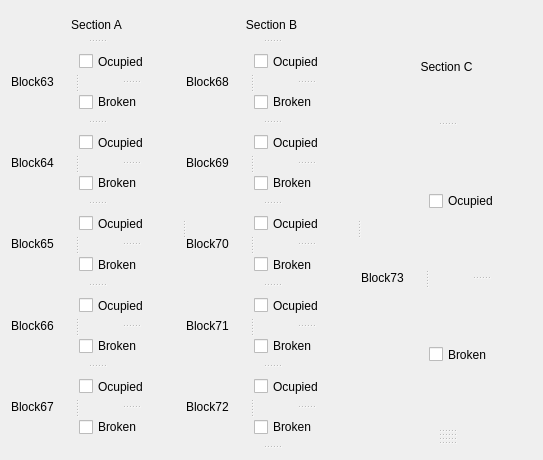
<?xml version="1.0" encoding="UTF-8"?>
<ui version="4.0">
 <class>InputDebug</class>
 <widget class="QWidget" name="InputDebug">
  <property name="geometry">
   <rect>
    <x>0</x>
    <y>0</y>
    <width>543</width>
    <height>460</height>
   </rect>
  </property>
  <property name="windowTitle">
   <string>CTC Input Test</string>
  </property>
  <layout class="QVBoxLayout" name="verticalLayout">
   <item>
    <widget class="QSplitter" name="splitter_52">
     <property name="orientation">
      <enum>Qt::Vertical</enum>
     </property>
     <widget class="QSplitter" name="splitter_51">
      <property name="orientation">
       <enum>Qt::Horizontal</enum>
      </property>
      <widget class="QSplitter" name="splitter_24">
       <property name="orientation">
        <enum>Qt::Vertical</enum>
       </property>
       <widget class="QLabel" name="label_6">
        <property name="text">
         <string>Section A</string>
        </property>
        <property name="alignment">
         <set>Qt::AlignCenter</set>
        </property>
       </widget>
       <widget class="QSplitter" name="splitter_23">
        <property name="orientation">
         <enum>Qt::Vertical</enum>
        </property>
        <widget class="QSplitter" name="splitter_6">
         <property name="orientation">
          <enum>Qt::Horizontal</enum>
         </property>
         <widget class="QLabel" name="label">
          <property name="text">
           <string>Block63</string>
          </property>
         </widget>
         <widget class="QSplitter" name="splitter">
          <property name="orientation">
           <enum>Qt::Vertical</enum>
          </property>
          <widget class="QCheckBox" name="b1o">
           <property name="text">
            <string>Ocupied</string>
           </property>
          </widget>
          <widget class="QCheckBox" name="b1b">
           <property name="layoutDirection">
            <enum>Qt::LeftToRight</enum>
           </property>
           <property name="text">
            <string>Broken</string>
           </property>
          </widget>
         </widget>
        </widget>
        <widget class="QSplitter" name="splitter_7">
         <property name="orientation">
          <enum>Qt::Horizontal</enum>
         </property>
         <widget class="QLabel" name="label_15">
          <property name="text">
           <string>Block64</string>
          </property>
         </widget>
         <widget class="QSplitter" name="splitter_11">
          <property name="orientation">
           <enum>Qt::Vertical</enum>
          </property>
          <widget class="QCheckBox" name="b2o">
           <property name="text">
            <string>Ocupied</string>
           </property>
          </widget>
          <widget class="QCheckBox" name="b2b">
           <property name="layoutDirection">
            <enum>Qt::LeftToRight</enum>
           </property>
           <property name="text">
            <string>Broken</string>
           </property>
          </widget>
         </widget>
        </widget>
        <widget class="QSplitter" name="splitter_19">
         <property name="orientation">
          <enum>Qt::Horizontal</enum>
         </property>
         <widget class="QLabel" name="label_17">
          <property name="text">
           <string>Block65</string>
          </property>
         </widget>
         <widget class="QSplitter" name="splitter_20">
          <property name="orientation">
           <enum>Qt::Vertical</enum>
          </property>
          <widget class="QCheckBox" name="b3o">
           <property name="text">
            <string>Ocupied</string>
           </property>
          </widget>
          <widget class="QCheckBox" name="b3b">
           <property name="layoutDirection">
            <enum>Qt::LeftToRight</enum>
           </property>
           <property name="text">
            <string>Broken</string>
           </property>
          </widget>
         </widget>
        </widget>
        <widget class="QSplitter" name="splitter_15">
         <property name="orientation">
          <enum>Qt::Horizontal</enum>
         </property>
         <widget class="QLabel" name="label_16">
          <property name="text">
           <string>Block66</string>
          </property>
         </widget>
         <widget class="QSplitter" name="splitter_17">
          <property name="orientation">
           <enum>Qt::Vertical</enum>
          </property>
          <widget class="QCheckBox" name="b4o">
           <property name="text">
            <string>Ocupied</string>
           </property>
          </widget>
          <widget class="QCheckBox" name="b4b">
           <property name="layoutDirection">
            <enum>Qt::LeftToRight</enum>
           </property>
           <property name="text">
            <string>Broken</string>
           </property>
          </widget>
         </widget>
        </widget>
        <widget class="QSplitter" name="splitter_21">
         <property name="orientation">
          <enum>Qt::Horizontal</enum>
         </property>
         <widget class="QLabel" name="label_18">
          <property name="text">
           <string>Block67</string>
          </property>
         </widget>
         <widget class="QSplitter" name="splitter_22">
          <property name="orientation">
           <enum>Qt::Vertical</enum>
          </property>
          <widget class="QCheckBox" name="b5o">
           <property name="text">
            <string>Ocupied</string>
           </property>
          </widget>
          <widget class="QCheckBox" name="b5b">
           <property name="layoutDirection">
            <enum>Qt::LeftToRight</enum>
           </property>
           <property name="text">
            <string>Broken</string>
           </property>
          </widget>
         </widget>
        </widget>
       </widget>
      </widget>
      <widget class="QSplitter" name="splitter_25">
       <property name="orientation">
        <enum>Qt::Vertical</enum>
       </property>
       <widget class="QLabel" name="label_19">
        <property name="text">
         <string>Section B</string>
        </property>
        <property name="alignment">
         <set>Qt::AlignCenter</set>
        </property>
       </widget>
       <widget class="QSplitter" name="splitter_26">
        <property name="orientation">
         <enum>Qt::Vertical</enum>
        </property>
        <widget class="QSplitter" name="splitter_27">
         <property name="orientation">
          <enum>Qt::Horizontal</enum>
         </property>
         <widget class="QLabel" name="label_20">
          <property name="text">
           <string>Block68</string>
          </property>
         </widget>
         <widget class="QSplitter" name="splitter_28">
          <property name="orientation">
           <enum>Qt::Vertical</enum>
          </property>
          <widget class="QCheckBox" name="b6o">
           <property name="text">
            <string>Ocupied</string>
           </property>
          </widget>
          <widget class="QCheckBox" name="b6b">
           <property name="layoutDirection">
            <enum>Qt::LeftToRight</enum>
           </property>
           <property name="text">
            <string>Broken</string>
           </property>
          </widget>
         </widget>
        </widget>
        <widget class="QSplitter" name="splitter_29">
         <property name="orientation">
          <enum>Qt::Horizontal</enum>
         </property>
         <widget class="QLabel" name="label_21">
          <property name="text">
           <string>Block69</string>
          </property>
         </widget>
         <widget class="QSplitter" name="splitter_30">
          <property name="orientation">
           <enum>Qt::Vertical</enum>
          </property>
          <widget class="QCheckBox" name="b7o">
           <property name="text">
            <string>Ocupied</string>
           </property>
          </widget>
          <widget class="QCheckBox" name="b7b">
           <property name="layoutDirection">
            <enum>Qt::LeftToRight</enum>
           </property>
           <property name="text">
            <string>Broken</string>
           </property>
          </widget>
         </widget>
        </widget>
        <widget class="QSplitter" name="splitter_31">
         <property name="orientation">
          <enum>Qt::Horizontal</enum>
         </property>
         <widget class="QLabel" name="label_22">
          <property name="text">
           <string>Block70</string>
          </property>
         </widget>
         <widget class="QSplitter" name="splitter_32">
          <property name="orientation">
           <enum>Qt::Vertical</enum>
          </property>
          <widget class="QCheckBox" name="b8o">
           <property name="text">
            <string>Ocupied</string>
           </property>
          </widget>
          <widget class="QCheckBox" name="b8b">
           <property name="layoutDirection">
            <enum>Qt::LeftToRight</enum>
           </property>
           <property name="text">
            <string>Broken</string>
           </property>
          </widget>
         </widget>
        </widget>
        <widget class="QSplitter" name="splitter_33">
         <property name="orientation">
          <enum>Qt::Horizontal</enum>
         </property>
         <widget class="QLabel" name="label_23">
          <property name="text">
           <string>Block71</string>
          </property>
         </widget>
         <widget class="QSplitter" name="splitter_34">
          <property name="orientation">
           <enum>Qt::Vertical</enum>
          </property>
          <widget class="QCheckBox" name="b9o">
           <property name="text">
            <string>Ocupied</string>
           </property>
          </widget>
          <widget class="QCheckBox" name="b9b">
           <property name="layoutDirection">
            <enum>Qt::LeftToRight</enum>
           </property>
           <property name="text">
            <string>Broken</string>
           </property>
          </widget>
         </widget>
        </widget>
        <widget class="QSplitter" name="splitter_35">
         <property name="orientation">
          <enum>Qt::Horizontal</enum>
         </property>
         <widget class="QLabel" name="label_24">
          <property name="text">
           <string>Block72</string>
          </property>
         </widget>
         <widget class="QSplitter" name="splitter_36">
          <property name="orientation">
           <enum>Qt::Vertical</enum>
          </property>
          <widget class="QCheckBox" name="b10o">
           <property name="text">
            <string>Ocupied</string>
           </property>
          </widget>
          <widget class="QCheckBox" name="b10b">
           <property name="layoutDirection">
            <enum>Qt::LeftToRight</enum>
           </property>
           <property name="text">
            <string>Broken</string>
           </property>
          </widget>
         </widget>
        </widget>
       </widget>
      </widget>
      <widget class="QSplitter" name="splitter_37">
       <property name="orientation">
        <enum>Qt::Vertical</enum>
       </property>
       <widget class="QLabel" name="label_25">
        <property name="text">
         <string>Section C</string>
        </property>
        <property name="alignment">
         <set>Qt::AlignCenter</set>
        </property>
       </widget>
       <widget class="QSplitter" name="splitter_38">
        <property name="orientation">
         <enum>Qt::Vertical</enum>
        </property>
        <widget class="QSplitter" name="splitter_39">
         <property name="orientation">
          <enum>Qt::Horizontal</enum>
         </property>
         <widget class="QLabel" name="label_26">
          <property name="text">
           <string>Block73</string>
          </property>
         </widget>
         <widget class="QSplitter" name="splitter_40">
          <property name="orientation">
           <enum>Qt::Vertical</enum>
          </property>
          <widget class="QCheckBox" name="b11o">
           <property name="text">
            <string>Ocupied</string>
           </property>
          </widget>
          <widget class="QCheckBox" name="b11b">
           <property name="layoutDirection">
            <enum>Qt::LeftToRight</enum>
           </property>
           <property name="text">
            <string>Broken</string>
           </property>
          </widget>
         </widget>
        </widget>
        <widget class="QSplitter" name="splitter_41">
         <property name="orientation">
          <enum>Qt::Horizontal</enum>
         </property>
         <widget class="QSplitter" name="splitter_42">
          <property name="orientation">
           <enum>Qt::Vertical</enum>
          </property>
         </widget>
        </widget>
        <widget class="QSplitter" name="splitter_43">
         <property name="orientation">
          <enum>Qt::Horizontal</enum>
         </property>
         <widget class="QSplitter" name="splitter_44">
          <property name="orientation">
           <enum>Qt::Vertical</enum>
          </property>
         </widget>
        </widget>
        <widget class="QSplitter" name="splitter_45">
         <property name="orientation">
          <enum>Qt::Horizontal</enum>
         </property>
         <widget class="QSplitter" name="splitter_46">
          <property name="orientation">
           <enum>Qt::Vertical</enum>
          </property>
         </widget>
        </widget>
        <widget class="QSplitter" name="splitter_47">
         <property name="orientation">
          <enum>Qt::Horizontal</enum>
         </property>
         <widget class="QSplitter" name="splitter_48">
          <property name="orientation">
           <enum>Qt::Vertical</enum>
          </property>
         </widget>
        </widget>
       </widget>
      </widget>
     </widget>
     <widget class="QSplitter" name="splitter_50">
      <property name="orientation">
       <enum>Qt::Horizontal</enum>
      </property>
      <widget class="QSplitter" name="splitter_49">
       <property name="orientation">
        <enum>Qt::Vertical</enum>
       </property>
      </widget>
     </widget>
    </widget>
   </item>
  </layout>
 </widget>
 <resources/>
 <connections/>
</ui>
